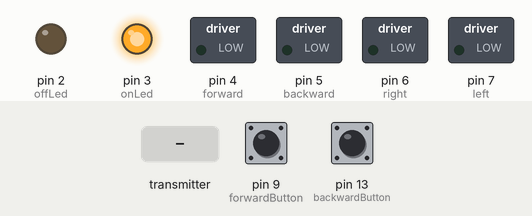
Simulated run of this sketch. Board: Arduino Uno, built with avr-gcc and run on an emulated ATmega328P. On the bench: switched loads named in the sketch (green lamp = pin HIGH), output pins drawn as LEDs (lit = HIGH). Dashed ring = blinking. The test bench sets the inputs (shaded band); at power-on: pin 9 (forwardButton) HIGH, pin 13 (backwardButton) HIGH. No radio packets arrive unless stated; what the sketch prints to the serial monitor is not drawn.

Above: at 1.2 s.
1.3 s: pin 9 (forwardButton) pulled LOW for 1 s
At 1.8 s:
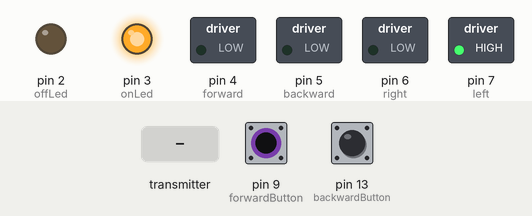
3.8 s: the transmitter starts sending buf.0 = 0
At 3.9 s:
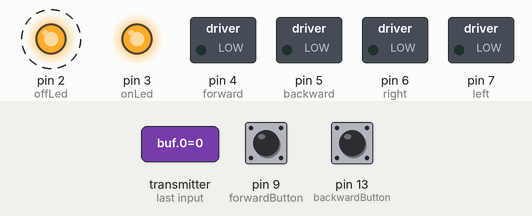
6.8 s: the transmitter starts sending buf.0 = 64
At 8.0 s:
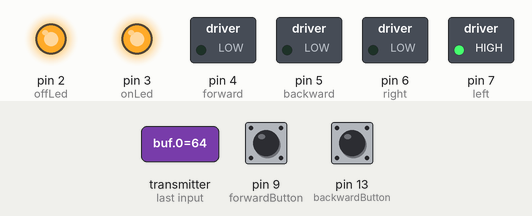
8.3 s: the transmitter starts sending buf.0 = 255
At 9.0 s:
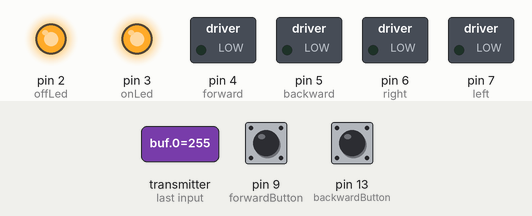
9.8 s: the transmitter starts sending buf.0 = 128
At 10.3 s:
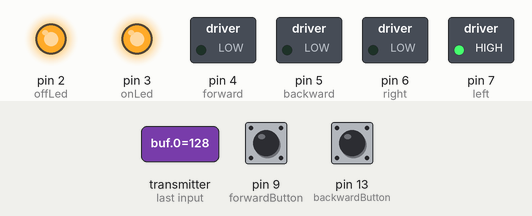
Timing chart, 0 to 12.3 s (numbered marks = the images above; inputs shaded):
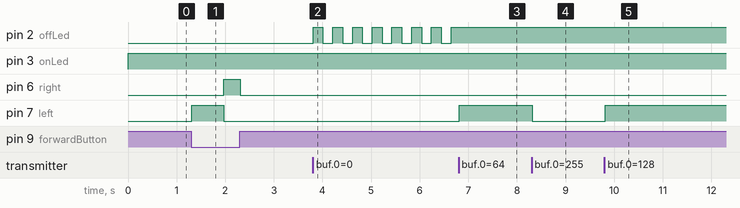

The sketch:

ReceiverCar.ino
```cpp
#include <RH_ASK.h>
#include <SPI.h>
#include "Arduino.h"

RH_ASK driver(2000, 11);

//wheels
int forward = 4;
int backward = 5;

//steering
int left = 7;
int right = 6;

//LEDs
int offLed = 2;
int onLed = 3;

int forwardButton = 9;
int prevForward = false;
int backwardButton = 13;

bool forwardBool = false;
bool backwardBool = false;
bool leftBool = false;
bool rightBool = false;

bool forwardState = false;
int forwardDelay = 49;
int forwardCount = 0;
bool leftState = false;
bool prevLeftState = false;
int leftDelay = 70;
int leftCount = 0;


bool stop = false;
bool prevStop = false;
int linger = 0;

bool off = false;

void setup() {
  // put your setup code here, to run once:
  Serial.begin(9600);
  if (!driver.init())
         Serial.println("init failed");

  pinMode(forward, OUTPUT);
  pinMode(backward, OUTPUT);

  pinMode(left, OUTPUT);
  pinMode(right, OUTPUT);

  pinMode(offLed, OUTPUT);
  pinMode(onLed, OUTPUT);


  pinMode(forwardButton, INPUT_PULLUP);
  pinMode(backwardButton, INPUT_PULLUP);

}

void loop() {
  // put your main code here, to run repeatedly:
  // uint8_t buf = 1000;
  if(linger < 0) {
    forwardBool = false;
    backwardBool = false;
    leftBool = false;
    rightBool = false;
  }


  uint8_t buf[1];
  uint8_t bufSize = sizeof(buf);
  linger--;

  if(driver.recv(buf, &bufSize)) {
    // Serial.println("msg:");
    const char *bufChar = (char*)buf;
    int bufInt = *bufChar;
    Serial.println(bufInt);
    prevStop = stop && linger > 0;

    linger = 23;
    stop = (bufInt % 11 == 0);
    if(prevStop == false && stop == true) {
      off = !off;
    }
    forwardBool = ((bufInt % 5 == 0) && !(bufInt % 7 == 0));
    backwardBool = ((bufInt % 7 == 0) && !(bufInt % 5 == 0));
    leftBool = ((bufInt % 2 == 0) && !(bufInt % 3 == 0));
    rightBool = ((bufInt % 3 == 0) && !(bufInt % 2 == 0));
    if(bufInt != 1) {
      leftState = false;
      forwardState = false;
      leftCount = 0;
      forwardCount = 0;
    }
  }
  else if(!off) {
    if(!digitalRead(backwardButton)) {
      forwardState = false;
      forwardCount = 0;
      if(!leftState) {
        leftBool = true;
        leftCount++;
        leftState = leftCount >= leftDelay;
      } else {
        backwardBool = true;
      }
    } else if(!digitalRead(forwardButton)) {
      if(leftState) {
        prevLeftState = true;
        leftState = false;
        rightBool = true;
        leftCount = 0;
        forwardCount = 1;
      } else if(prevLeftState && !forwardState) {
        rightBool = true;
        forwardCount++;
        forwardState = forwardCount >= forwardDelay;
      } else if(!leftState && !forwardState) {
        leftBool = true;
        leftCount++;
        leftState = leftCount >= leftDelay;
      } else if(forwardState) {
        forwardBool = true;
      }
    }
  }
  Serial.println(off);
  if(forwardBool) Serial.println("Forward");
    if(backwardBool) Serial.println("Backward");
  if(rightBool) Serial.println("right");
  if(leftBool) Serial.println("left");

  digitalWrite(onLed, true);
  digitalWrite(offLed, off);
  digitalWrite(forward, forwardBool);
  digitalWrite(backward, backwardBool);
  digitalWrite(left, leftBool);
  digitalWrite(right, rightBool);
}
```

Measured:
- after the input at 1.3 s, pin 6 (right): LOW → HIGH after 0.67 s, → LOW 0.35 s later; pin 7 (left): LOW → HIGH at once, → LOW 0.66 s later
- after the input at 3.8 s, pin 2 (offLed): alternates HIGH for 0.20 s and LOW for 0.20 s, starting at once
- after the input at 6.8 s, pin 2 (offLed): stops changing and stays HIGH; pin 7 (left): LOW → HIGH at once
- after the input at 8.3 s, pin 7 (left): HIGH → LOW at once
- after the input at 9.8 s, pin 7 (left): LOW → HIGH at once
